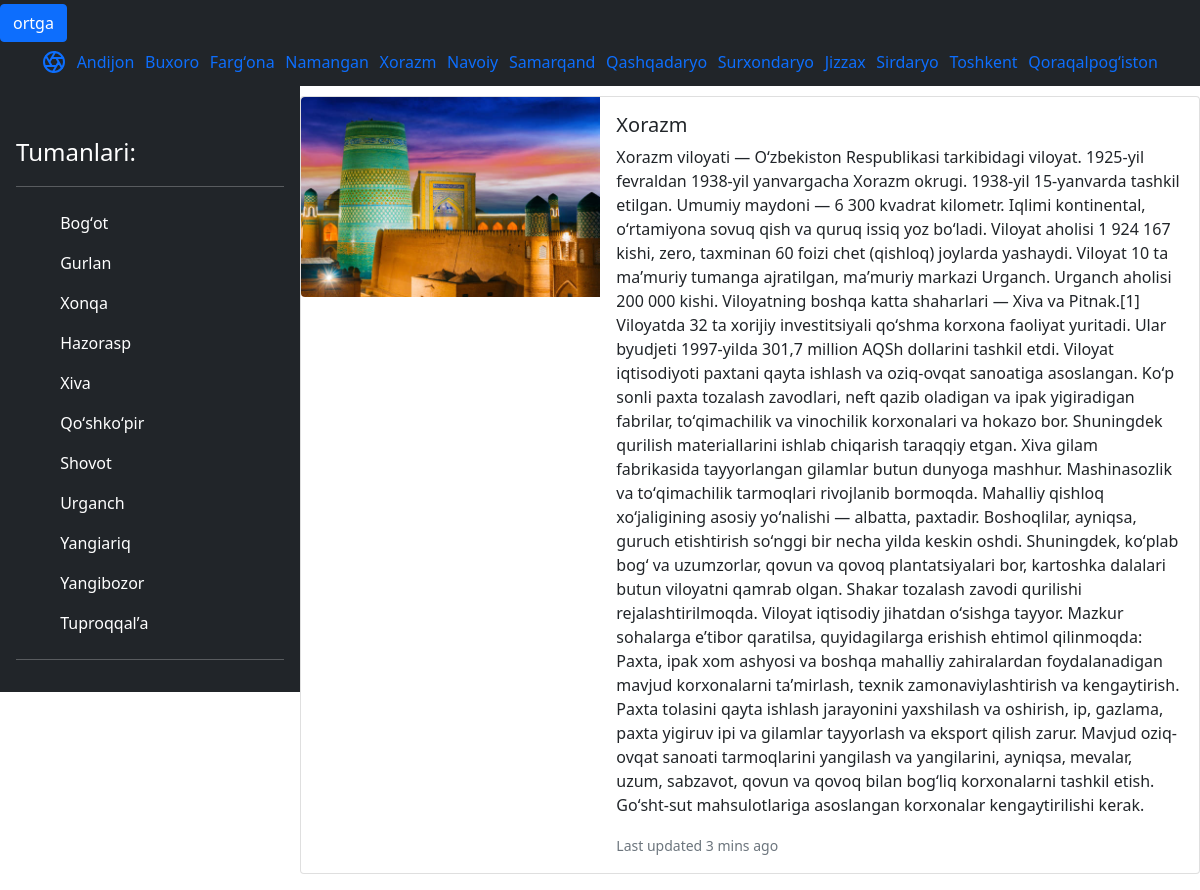
The app's page /rayon/5/ with its own data.
### viloyat/models.py (models this page shows, shortened)
class Viloyat(models.Model):
	name = models.CharField(max_length=355)
	slug = models.SlugField(max_length=355)

class Rayon(models.Model):
	name = models.CharField(max_length=355)
	slug = models.SlugField(max_length=355)
	aholi = models.BigIntegerField(default=0)
	content = models.TextField(blank=True)
	cat = models.ForeignKey(Viloyat,on_delete=models.PROTECT,null=True)

class Umumiy(models.Model):
	name = models.CharField(max_length=355)
	content = models.TextField(blank=True)
	slug = models.SlugField(max_length=355)
	img = models.ImageField(upload_to='photos/%Y/%m/%d/')
	aholi = models.BigIntegerField(default=0)
	cat = models.ForeignKey(Viloyat,on_delete=models.PROTECT,null=True)

### viloyat/views.py (the view)
# urls.py: path('rayon/<int:pk>/',rayon,name='rayon'),
def rayon(request,pk):
	rayon = Rayon.objects.filter(cat_id=pk)
	malum = Umumiy.objects.filter(cat_id=pk)
	viloyat = Viloyat.objects.all()
	return render(request,'viloyat/rayon.html',{'viloyat':viloyat,'rayon':rayon,'malum':malum,'r':1})

### viloyat/templates/viloyat/rayon.html (shortened to what this page needs)
{% extends 'viloyat/viloyat.html' %}
{% block content %}
{% load static %}
<div class="lyuboy" style="display: flex;flex-direction: row;justify-content:flex-start;align-items: flex-start;">
  <div class="d-flex flex-column flex-shrink-0 p-3 text-white bg-dark" style="width:25%; height: 100%; >
    <a href="" class="d-flex align-items-center mb-3 mb-md-0 me-md-auto text-white text-decoration-none">
      <svg class="bi pe-none me-2" width="40" height="32"><use xlink:href="#bootstrap"></use></svg>
      <span class="fs-4">Tumanlari:</span>
    <hr>
    <ul class="nav nav-pills flex-column mb-auto" style="overflow-y: scroll;">
      <ul class="nav nav-pills flex-column mb-auto">
      <li>
        {% for i in rayon %}
        <a href="{% url 'oqish' i.pk %}" class="nav-link text-white">
          <svg class="bi pe-none me-2" width="16" height="16"><use xlink:href="#speedometer2"></use></svg>
          {{i.name}}
        </a>
        {% endfor %}
      </li>
    </ul>
    <hr>
   </div>
   <div class="col-md-8 col-lg-6 vstack gap-4" style="width:75%; display: flex; flex-direction: row;justify-content: center; align-items: center; padding-top: 10px;">
      {% for i in malum %}
      <div class="card mb-3" >
        <div class="row g-0">
          <div class="col-md-4">
            {% if i.img %}
            <img src="{{i.img.url}}" class="img-fluid rounded-start" alt="...">
            {% endif %}
          </div>
          <div class="col-md-8">
            <div class="card-body">
              <h5 class="card-title">{{i.name}}</h5>
              <p class="card-text">{{i.content}}</p>
              <p class="card-text"><small class="text-muted">Last updated 3 mins ago</small></p>
            </div>
          </div>
        </div>
      </div>
      {% endfor %}
</div>
    </div>
{% endblock %}

### viloyat/templates/viloyat/viloyatkorinish.html (shortened to what this page needs)
{% load static %}
<!doctype html>
<html lang="en">
  <head>
    <link href="https://cdn.jsdelivr.net/npm/bootstrap@5.0.2/dist/css/bootstrap.min.css" rel="stylesheet">
  </head>
  <body>
<header class="site-header sticky-top py-1 navbar navbar-dark bg-dark ">
  {% if r == 1 %}
    <a href="{% url 'viloyat' %}" class="btn btn-primary " role="button" aria-disabled="true">ortga</a>
  {% endif %}
  <nav class="container d-flex flex-column flex-md-row justify-content-between">
    <a class="py-2" href="{% url 'home' %}" aria-label="Product">
    </a>
    {% for i in viloyat %}
    <a style=" text-decoration: none;" class="py-2 d-none d-md-inline-block " href="{% url 'rayon' i.pk %}" name="q">{{i.name}}</a>
    {% endfor %}
  </nav>
</header>
{% block content %}
{% endblock %}
  </body>
</html>

### records on screen
Viloyat: name "Andijon"
Viloyat: name "Buxoro"
Viloyat: name "Fargʻona"
Viloyat: name "Namangan"
Viloyat: name "Xorazm"
Viloyat: name "Navoiy"
Viloyat: name "Samarqand"
Viloyat: name "Qashqadaryo"
Viloyat: name "Surxondaryo"
Viloyat: name "Jizzax"
Viloyat: name "Sirdaryo"
Viloyat: name "Toshkent"
Viloyat: name "Qoraqalpogʻiston"
Rayon: name "Bogʻot"
Rayon: name "Gurlan"
Rayon: name "Xonqa"
Rayon: name "Hazorasp"
Rayon: name "Xiva"
Rayon: name "Qoʻshkoʻpir"
Rayon: name "Shovot"
Rayon: name "Urganch"
Rayon: name "Yangiariq"
Rayon: name "Yangibozor"
Rayon: name "Tuproqqalʼa"
Umumiy: img (picture), name "Xorazm", content "Xorazm viloyati — Oʻzbekiston Respublikasi tarkibidagi viloyat. 1925-yil fevraldan 1938-yil yanvargacha Xorazm okrugi. 1938-yil 15-yanvarda tashkil etilgan. Umumiy maydoni — 6 300 kvadrat kilometr. Iqlimi kontinental, oʻrtamiyona sovuq qish va quruq issiq yoz boʻladi. Viloyat aholisi 1 924 167 kishi, zero, taxminan 60 foizi chet (qishloq) joylarda yashaydi. Viloyat 10 ta maʼmuriy tumanga ajratilgan, maʼmuriy markazi Urganch. Urganch aholisi 200 000 kishi. Viloyatning boshqa katta shaharlari — Xiva va Pitnak.[1] Viloyatda 32 ta xorijiy investitsiyali qoʻshma korxona faoliyat yuritadi. Ular byudjeti 1997-yilda 301,7 million AQSh dollarini tashkil etdi. Viloyat iqtisodiyoti paxtani qayta…"
